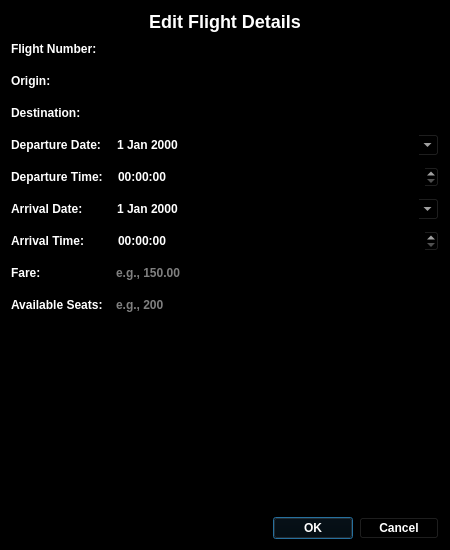
<?xml version="1.0" encoding="UTF-8"?>
<ui version="4.0">
 <class>EditFlightDialog</class>
 <widget class="QDialog" name="EditFlightDialog">
  <property name="geometry">
   <rect>
    <x>0</x>
    <y>0</y>
    <width>450</width>
    <height>550</height>
   </rect>
  </property>
  <property name="windowTitle">
   <string>Edit Flight Details</string>
  </property>
  <property name="styleSheet">
   <string notr="true">
background-color: rgb(0, 0, 0);
color: rgb(255, 255, 255);
font-weight:bold;</string>
  </property>
  <layout class="QVBoxLayout" name="verticalLayout">
   <item>
    <widget class="QLabel" name="titleLabel">
     <property name="styleSheet">
      <string notr="true">font-size: 18px; font-weight: bold; color: white;</string>
     </property>
     <property name="text">
      <string>Edit Flight Details</string>
     </property>
     <property name="alignment">
      <set>Qt::AlignmentFlag::AlignCenter</set>
     </property>
    </widget>
   </item>
   <item>
    <layout class="QFormLayout" name="formLayout">
     <property name="horizontalSpacing">
      <number>10</number>
     </property>
     <property name="verticalSpacing">
      <number>10</number>
     </property>
     <item row="0" column="0">
      <widget class="QLabel" name="flightNumberLabel">
       <property name="text">
        <string>Flight Number:</string>
       </property>
      </widget>
     </item>
     <item row="0" column="1">
      <widget class="QLineEdit" name="flightNumberLineEdit"/>
     </item>
     <item row="1" column="0">
      <widget class="QLabel" name="originLabel">
       <property name="text">
        <string>Origin:</string>
       </property>
      </widget>
     </item>
     <item row="1" column="1">
      <widget class="QLineEdit" name="originLineEdit"/>
     </item>
     <item row="2" column="0">
      <widget class="QLabel" name="destinationLabel">
       <property name="text">
        <string>Destination:</string>
       </property>
      </widget>
     </item>
     <item row="2" column="1">
      <widget class="QLineEdit" name="destinationLineEdit"/>
     </item>
     <item row="3" column="0">
      <widget class="QLabel" name="departureDateLabel">
       <property name="text">
        <string>Departure Date:</string>
       </property>
      </widget>
     </item>
     <item row="3" column="1">
      <widget class="QDateEdit" name="departureDateEdit">
       <property name="calendarPopup">
        <bool>true</bool>
       </property>
      </widget>
     </item>
     <item row="4" column="0">
      <widget class="QLabel" name="departureTimeLabel">
       <property name="text">
        <string>Departure Time:</string>
       </property>
      </widget>
     </item>
     <item row="4" column="1">
      <widget class="QTimeEdit" name="departureTimeEdit">
       <property name="calendarPopup">
        <bool>false</bool>
       </property>
      </widget>
     </item>
     <item row="5" column="0">
      <widget class="QLabel" name="arrivalDateLabel">
       <property name="text">
        <string>Arrival Date:</string>
       </property>
      </widget>
     </item>
     <item row="5" column="1">
      <widget class="QDateEdit" name="arrivalDateEdit">
       <property name="calendarPopup">
        <bool>true</bool>
       </property>
      </widget>
     </item>
     <item row="6" column="0">
      <widget class="QLabel" name="arrivalTimeLabel">
       <property name="text">
        <string>Arrival Time:</string>
       </property>
      </widget>
     </item>
     <item row="6" column="1">
      <widget class="QTimeEdit" name="arrivalTimeEdit">
       <property name="calendarPopup">
        <bool>false</bool>
       </property>
      </widget>
     </item>
     <item row="7" column="0">
      <widget class="QLabel" name="fareLabel">
       <property name="text">
        <string>Fare:</string>
       </property>
      </widget>
     </item>
     <item row="7" column="1">
      <widget class="QLineEdit" name="fareLineEdit">
       <property name="placeholderText">
        <string>e.g., 150.00</string>
       </property>
      </widget>
     </item>
     <item row="8" column="0">
      <widget class="QLabel" name="availableSeatsLabel">
       <property name="text">
        <string>Available Seats:</string>
       </property>
      </widget>
     </item>
     <item row="8" column="1">
      <widget class="QLineEdit" name="availableSeatsLineEdit">
       <property name="placeholderText">
        <string>e.g., 200</string>
       </property>
      </widget>
     </item>
    </layout>
   </item>
   <item>
    <spacer name="verticalSpacer">
     <property name="orientation">
      <enum>Qt::Orientation::Vertical</enum>
     </property>
     <property name="sizeHint" stdset="0">
      <size>
       <width>20</width>
       <height>40</height>
      </size>
     </property>
    </spacer>
   </item>
   <item>
    <widget class="QDialogButtonBox" name="buttonBox">
     <property name="orientation">
      <enum>Qt::Orientation::Horizontal</enum>
     </property>
     <property name="standardButtons">
      <set>QDialogButtonBox::StandardButton::Cancel|QDialogButtonBox::StandardButton::Ok</set>
     </property>
    </widget>
   </item>
  </layout>
 </widget>
 <resources/>
 <connections>
  <connection>
   <sender>buttonBox</sender>
   <signal>accepted()</signal>
   <receiver>EditFlightDialog</receiver>
   <slot>accept()</slot>
   <hints>
    <hint type="sourcelabel">
     <x>20</x>
     <y>20</y>
    </hint>
    <hint type="destinationlabel">
     <x>20</x>
     <y>20</y>
    </hint>
   </hints>
  </connection>
  <connection>
   <sender>buttonBox</sender>
   <signal>rejected()</signal>
   <receiver>EditFlightDialog</receiver>
   <slot>reject()</slot>
   <hints>
    <hint type="sourcelabel">
     <x>20</x>
     <y>20</y>
    </hint>
    <hint type="destinationlabel">
     <x>20</x>
     <y>20</y>
    </hint>
   </hints>
  </connection>
 </connections>
</ui>
